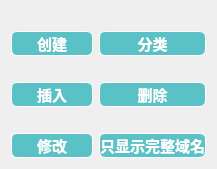
           <widget class="QWidget" name="pageManage">
            <layout class="QGridLayout" name="gridLayout_7">
             <item row="3" column="1">
              <widget class="QPushButton" name="removeButton">
               <property name="maximumSize">
                <size>
                 <width>200</width>
                 <height>16777215</height>
                </size>
               </property>
               <property name="cursor">
                <cursorShape>PointingHandCursor</cursorShape>
               </property>
               <property name="styleSheet">
                <string notr="true">QPushButton {
	border: 0.5px solid white;
	border-radius: 6px;
	background-color: rgb(90, 194, 198);
	min-width: 80px;
	font-family: &quot;Times New Roman&quot;;
	font-size: 11pt;
	font-weight: bold;
	color: white;
}

QPushButton:hover {
	border: 0.5px solid white;
	border-radius: 6px;
	background-color: #1fab89;
	min-width: 80px;
	font-family: &quot;Times New Roman&quot;;
	font-size: 10pt;
	font-weight: bold;
	color: white;
}</string>
               </property>
               <property name="text">
                <string>删除</string>
               </property>
              </widget>
             </item>
             <item row="2" column="0">
              <widget class="QLabel" name="label_15">
               <property name="styleSheet">
                <string notr="true">image: url(:/images/stick.png);</string>
               </property>
               <property name="text">
                <string/>
               </property>
              </widget>
             </item>
             <item row="4" column="0">
              <widget class="QLabel" name="label_17">
               <property name="styleSheet">
                <string notr="true">image: url(:/images/modify.png);</string>
               </property>
               <property name="text">
                <string/>
               </property>
              </widget>
             </item>
             <item row="5" column="1">
              <widget class="QPushButton" name="domainButton">
               <property name="maximumSize">
                <size>
                 <width>200</width>
                 <height>16777215</height>
                </size>
               </property>
               <property name="cursor">
                <cursorShape>PointingHandCursor</cursorShape>
               </property>
               <property name="styleSheet">
                <string notr="true">QPushButton {
	border: 0.5px solid white;
	border-radius: 6px;
	background-color: rgb(90, 194, 198);
	min-width: 80px;
	font-family: &quot;Times New Roman&quot;;
	font-size: 11pt;
	font-weight: bold;
	color: white;
}

QPushButton:hover {
	border: 0.5px solid white;
	border-radius: 6px;
	background-color: #1fab89;
	min-width: 80px;
	font-family: &quot;Times New Roman&quot;;
	font-size: 10pt;
	font-weight: bold;
	color: white;
}</string>
               </property>
               <property name="text">
                <string>只显示完整域名</string>
               </property>
              </widget>
             </item>
             <item row="0" column="1">
              <widget class="QLabel" name="label_14">
               <property name="styleSheet">
                <string notr="true">image: url(:/images/categorize.png);</string>
               </property>
               <property name="text">
                <string/>
               </property>
              </widget>
             </item>
             <item row="2" column="1">
              <widget class="QLabel" name="label_16">
               <property name="styleSheet">
                <string notr="true">image: url(:/images/remove.png);</string>
               </property>
               <property name="text">
                <string/>
               </property>
              </widget>
             </item>
             <item row="1" column="1">
              <widget class="QPushButton" name="categorizeButton">
               <property name="maximumSize">
                <size>
                 <width>200</width>
                 <height>16777215</height>
                </size>
               </property>
               <property name="cursor">
                <cursorShape>PointingHandCursor</cursorShape>
               </property>
               <property name="styleSheet">
                <string notr="true">QPushButton {
	border: 0.5px solid white;
	border-radius: 6px;
	background-color: rgb(90, 194, 198);
	min-width: 80px;
	font-family: &quot;Times New Roman&quot;;
	font-size: 11pt;
	font-weight: bold;
	color: white;
}

QPushButton:hover {
	border: 0.5px solid white;
	border-radius: 6px;
	background-color: #1fab89;
	min-width: 80px;
	font-family: &quot;Times New Roman&quot;;
	font-size: 10pt;
	font-weight: bold;
	color: white;
}</string>
               </property>
               <property name="text">
                <string>分类</string>
               </property>
              </widget>
             </item>
             <item row="5" column="0">
              <widget class="QPushButton" name="modifyButton">
               <property name="maximumSize">
                <size>
                 <width>200</width>
                 <height>16777215</height>
                </size>
               </property>
               <property name="cursor">
                <cursorShape>PointingHandCursor</cursorShape>
               </property>
               <property name="styleSheet">
                <string notr="true">QPushButton {
	border: 0.5px solid white;
	border-radius: 6px;
	background-color: rgb(90, 194, 198);
	min-width: 80px;
	font-family: &quot;Times New Roman&quot;;
	font-size: 11pt;
	font-weight: bold;
	color: white;
}

QPushButton:hover {
	border: 0.5px solid white;
	border-radius: 6px;
	background-color: #1fab89;
	min-width: 80px;
	font-family: &quot;Times New Roman&quot;;
	font-size: 10pt;
	font-weight: bold;
	color: white;
}</string>
               </property>
               <property name="text">
                <string>修改</string>
               </property>
              </widget>
             </item>
             <item row="4" column="1">
              <widget class="QLabel" name="label_18">
               <property name="styleSheet">
                <string notr="true">image: url(:/images/domain.png);</string>
               </property>
               <property name="text">
                <string/>
               </property>
              </widget>
             </item>
             <item row="3" column="0">
              <widget class="QPushButton" name="insertButton">
               <property name="maximumSize">
                <size>
                 <width>200</width>
                 <height>16777215</height>
                </size>
               </property>
               <property name="cursor">
                <cursorShape>PointingHandCursor</cursorShape>
               </property>
               <property name="styleSheet">
                <string notr="true">QPushButton {
	border: 0.5px solid white;
	border-radius: 6px;
	background-color: rgb(90, 194, 198);
	min-width: 80px;
	font-family: &quot;Times New Roman&quot;;
	font-size: 11pt;
	font-weight: bold;
	color: white;
}

QPushButton:hover {
	border: 0.5px solid white;
	border-radius: 6px;
	background-color: #1fab89;
	min-width: 80px;
	font-family: &quot;Times New Roman&quot;;
	font-size: 10pt;
	font-weight: bold;
	color: white;
}</string>
               </property>
               <property name="text">
                <string>插入</string>
               </property>
              </widget>
             </item>
             <item row="0" column="0">
              <widget class="QLabel" name="label_13">
               <property name="styleSheet">
                <string notr="true">image: url(:/images/establish.png);</string>
               </property>
               <property name="text">
                <string/>
               </property>
              </widget>
             </item>
             <item row="1" column="0">
              <widget class="QPushButton" name="establishButton">
               <property name="maximumSize">
                <size>
                 <width>200</width>
                 <height>16777215</height>
                </size>
               </property>
               <property name="cursor">
                <cursorShape>PointingHandCursor</cursorShape>
               </property>
               <property name="styleSheet">
                <string notr="true">QPushButton {
	border: 0.5px solid white;
	border-radius: 6px;
	background-color: rgb(90, 194, 198);
	min-width: 80px;
	font-family: &quot;Times New Roman&quot;;
	font-size: 11pt;
	font-weight: bold;
	color: white;
}

QPushButton:hover {
	border: 0.5px solid white;
	border-radius: 6px;
	background-color: #1fab89;
	min-width: 80px;
	font-family: &quot;Times New Roman&quot;;
	font-size: 10pt;
	font-weight: bold;
	color: white;
}</string>
               </property>
               <property name="text">
                <string>创建</string>
               </property>
              </widget>
             </item>
            </layout>
           </widget>
